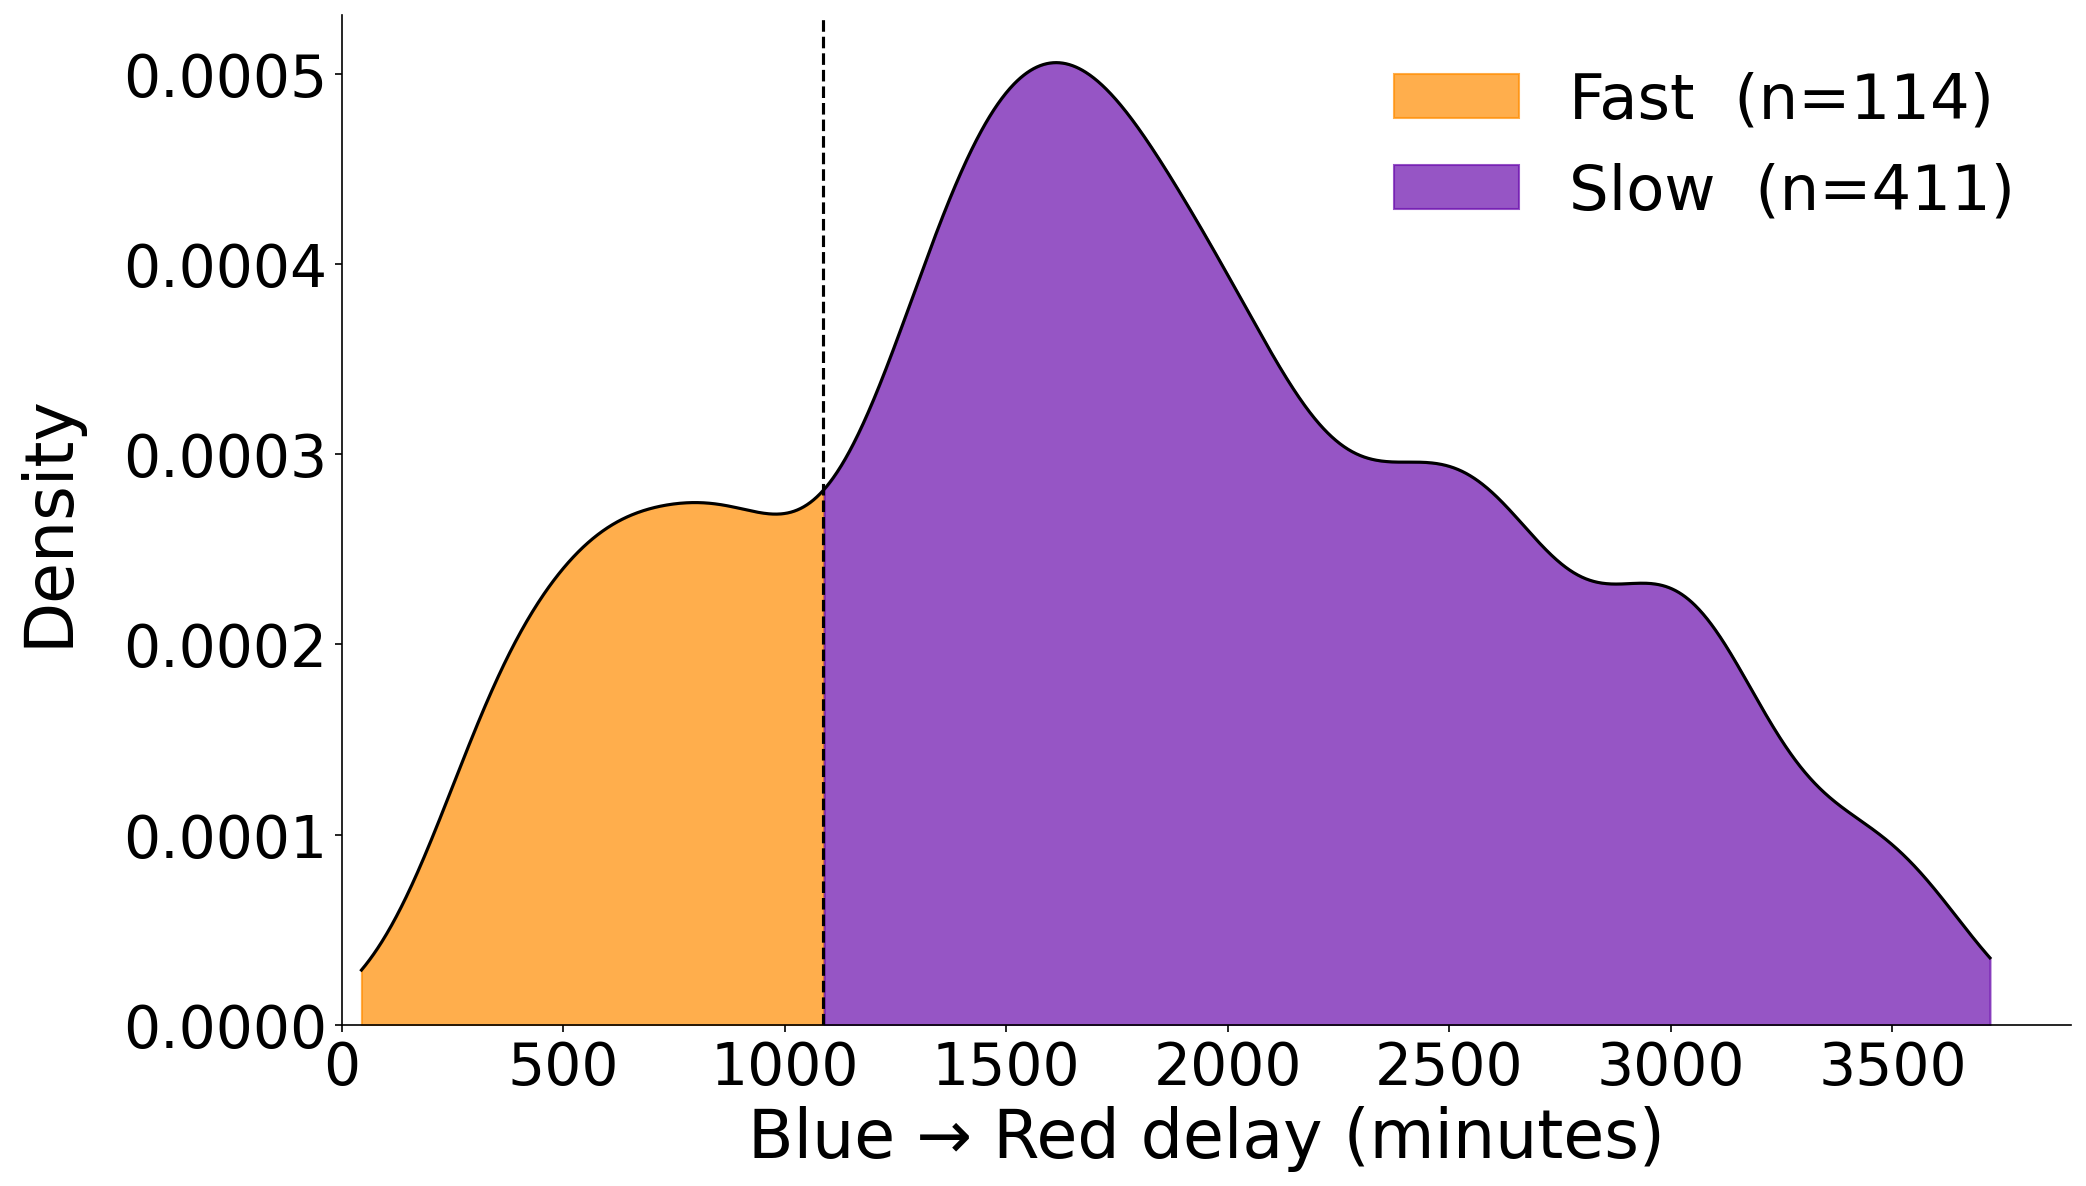

This chart was generated by the following Python code:
"""
Figure 2: Distribution of BFP→mCherry delay (blue-to-red) for productive cells.
Fast (early) population shown in orange, Slow (med+late) in purple.
Cutoff from GMM classification (~1087 min).
"""

import numpy as np
import pandas as pd
import matplotlib
matplotlib.use("Agg")
import matplotlib.pyplot as plt
from scipy.stats import gaussian_kde
import os

# ── data ──────────────────────────────────────────────────────────────────────
pred = pd.read_csv(
    "/home/labs/ginossar/talfis/LiveImaging/BluetoRed_analysis/results/cls_en_predictions.csv"
)
# y_true: 1 = early/fast, 0 = med+late/slow
CUTOFF_MIN  = (pred.loc[pred["y_true"] == 1, "delay_b2r"].max() +
               pred.loc[pred["y_true"] == 0, "delay_b2r"].min()) / 2   # ~1087 min
delays_min  = pred["delay_b2r"].values
fast_min    = pred.loc[pred["y_true"] == 1, "delay_b2r"].values
slow_min    = pred.loc[pred["y_true"] == 0, "delay_b2r"].values

n_fast = len(fast_min)
n_slow = len(slow_min)
n_total = len(delays_min)

# ── KDE ───────────────────────────────────────────────────────────────────────
x = np.linspace(delays_min.min() - 60, delays_min.max() + 60, 2000)
kde = gaussian_kde(delays_min, bw_method=0.18)
y = kde(x)

# Split fill at cutoff
x_fast = x[x <= CUTOFF_MIN]
x_slow = x[x >= CUTOFF_MIN]
y_fast = y[x <= CUTOFF_MIN]
y_slow = y[x >= CUTOFF_MIN]

# ── colors ────────────────────────────────────────────────────────────────────
C_FAST = "#FF8C00"   # vivid orange
C_SLOW = "#6A0DAD"   # deep purple

# ── figure ────────────────────────────────────────────────────────────────────
FONTSIZE = 32

fig, ax = plt.subplots(figsize=(14, 8))

# Filled KDE regions
ax.fill_between(x_fast, y_fast, alpha=0.7, color=C_FAST, label=f"Fast  (n={n_fast})")
ax.fill_between(x_slow, y_slow, alpha=0.7, color=C_SLOW, label=f"Slow  (n={n_slow})")

# KDE outline
ax.plot(x, y, color="black", linewidth=1.5, zorder=3)

# Cutoff line
ax.axvline(CUTOFF_MIN, color="black", linewidth=1.5, linestyle="--", zorder=4)

# ── labels ────────────────────────────────────────────────────────────────────
ax.set_xlabel("Blue → Red delay (minutes)", fontsize=FONTSIZE)
ax.set_ylabel("Density", fontsize=FONTSIZE, labelpad=20)
ax.tick_params(axis="both", labelsize=FONTSIZE - 4)

ax.legend(fontsize=FONTSIZE - 2, frameon=False)

ax.spines["top"].set_visible(False)
ax.spines["right"].set_visible(False)
ax.set_xlim(left=0)
ax.set_ylim(bottom=0)

plt.tight_layout()

script_dir = os.path.dirname(os.path.abspath(__file__))
fig.savefig(os.path.join(script_dir, "fig2_b2r_distribution.pdf"), bbox_inches="tight")
fig.savefig(os.path.join(script_dir, "fig2_b2r_distribution.png"), dpi=150, bbox_inches="tight")
print(f"Saved. Cutoff = {CUTOFF_MIN:.1f} min | n_fast={n_fast} n_slow={n_slow}")
